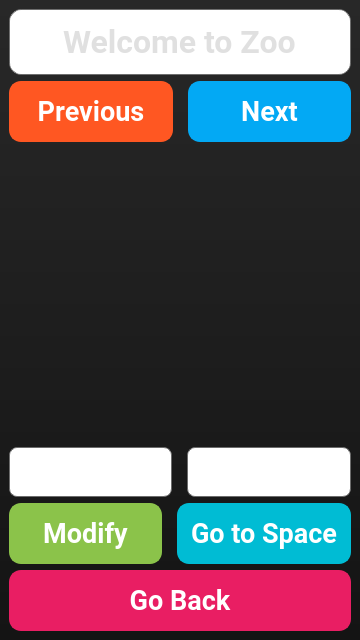
<?xml version="1.0" encoding="UTF-8"?>
<ui version="4.0">
 <class>ZooAreas</class>
 <widget class="QMainWindow" name="ZooAreas">
  <property name="geometry">
   <rect>
    <x>0</x>
    <y>0</y>
    <width>360</width>
    <height>640</height>
   </rect>
  </property>
  <property name="minimumSize">
   <size>
    <width>360</width>
    <height>640</height>
   </size>
  </property>
  <property name="windowTitle">
   <string>Zoo Areas</string>
  </property>
  <property name="styleSheet">
   <string notr="true">#ZooAreas {
background: qlineargradient(spread:pad, x1:0, y1:0, x2:0, y2:1, stop:0 rgba(40, 40, 40, 255), stop:1 rgba(20, 20, 20, 255));
}
</string>
  </property>
  <widget class="QWidget" name="centralwidget">
   <layout class="QVBoxLayout" name="mainLayout">
    <item>
     <widget class="QLineEdit" name="EnterTitle">
      <property name="font">
       <font>
        <family>Roboto</family>
        <pointsize>24</pointsize>
        <bold>true</bold>
       </font>
      </property>
      <property name="styleSheet">
       <string notr="true">QLineEdit {
background: qlineargradient(x1: 0, y1: 0, x2: 0, y2: 1,
                            stop: 0 rgba(50, 50, 50, 255),
                            stop: 1 rgba(30, 30, 30, 255));
color: #E0E0E0;
border-radius: 12px;
border: 1px solid rgba(100, 100, 100, 200);
padding: 12px;
font-weight: bold;
}
</string>
      </property>
      <property name="text">
       <string>Welcome to Zoo</string>
      </property>
      <property name="alignment">
       <set>Qt::AlignmentFlag::AlignCenter</set>
      </property>
      <property name="dragEnabled">
       <bool>false</bool>
      </property>
      <property name="readOnly">
       <bool>true</bool>
      </property>
     </widget>
    </item>
    <item>
     <layout class="QVBoxLayout" name="backButtonLayout">
      <property name="spacing">
       <number>15</number>
      </property>
      <item>
       <layout class="QHBoxLayout" name="buttonLayout">
        <property name="spacing">
         <number>15</number>
        </property>
        <item>
         <widget class="QPushButton" name="Previous">
          <property name="font">
           <font>
            <family>Roboto</family>
            <pointsize>20</pointsize>
            <bold>true</bold>
           </font>
          </property>
          <property name="styleSheet">
           <string notr="true">QPushButton {
background-color: #FF5722;  /* Deep orange */
color: #ffffff;
border-radius: 12px;
border: 2px solid #FF5722;
padding: 12px;
font-weight: bold;
box-shadow: 0 4px 8px rgba(0, 0, 0, 0.2), 0 0 5px rgba(255, 255, 255, 0.2); /* Shadow with border glow */
transition: background-color 0.3s, transform 0.3s, box-shadow 0.3s;
}

QPushButton:hover {
background-color: #E64A19;  /* Darker orange on hover */
transform: scale(1.05);
box-shadow: 0 6px 12px rgba(0, 0, 0, 0.3), 0 0 7px rgba(255, 255, 255, 0.3); /* Enhanced shadow and glow on hover */
}

QPushButton:pressed {
background-color: #D84315;  /* Even darker orange on press */
transform: scale(0.95);
box-shadow: 0 2px 4px rgba(0, 0, 0, 0.2), 0 0 3px rgba(255, 255, 255, 0.2); /* Reduced shadow on press */
}
</string>
          </property>
          <property name="text">
           <string>Previous</string>
          </property>
         </widget>
        </item>
        <item>
         <widget class="QPushButton" name="Next">
          <property name="font">
           <font>
            <family>Roboto</family>
            <pointsize>20</pointsize>
            <bold>true</bold>
           </font>
          </property>
          <property name="styleSheet">
           <string notr="true">QPushButton {
background-color: #03A9F4;  /* Light blue */
color: #ffffff;
border-radius: 12px;
border: 2px solid #03A9F4;
padding: 12px;
font-weight: bold;
box-shadow: 0 4px 8px rgba(0, 0, 0, 0.2), 0 0 5px rgba(255, 255, 255, 0.2); /* Shadow with border glow */
transition: background-color 0.3s, transform 0.3s, box-shadow 0.3s;
}

QPushButton:hover {
background-color: #0288D1;  /* Darker blue on hover */
transform: scale(1.05);
box-shadow: 0 6px 12px rgba(0, 0, 0, 0.3), 0 0 7px rgba(255, 255, 255, 0.3); /* Enhanced shadow and glow on hover */
}

QPushButton:pressed {
background-color: #0277BD;  /* Even darker blue on press */
transform: scale(0.95);
box-shadow: 0 2px 4px rgba(0, 0, 0, 0.2), 0 0 3px rgba(255, 255, 255, 0.2); /* Reduced shadow on press */
}
</string>
          </property>
          <property name="text">
           <string>Next</string>
          </property>
         </widget>
        </item>
       </layout>
      </item>
     </layout>
    </item>
    <item>
     <widget class="QLabel" name="Icon">
      <property name="text">
       <string/>
      </property>
     </widget>
    </item>
    <item>
     <layout class="QHBoxLayout" name="nameSpaceLayout">
      <property name="spacing">
       <number>15</number>
      </property>
      <item>
       <widget class="QLineEdit" name="Name">
        <property name="font">
         <font>
          <family>Roboto</family>
          <pointsize>16</pointsize>
          <bold>true</bold>
         </font>
        </property>
        <property name="styleSheet">
         <string notr="true">QLineEdit {
background: qlineargradient(x1: 0, y1: 0, x2: 0, y2: 1,
                            stop: 0 rgba(60, 60, 60, 255),
                            stop: 1 rgba(40, 40, 40, 255));
color: white;
border-radius: 8px;
border: 1px solid rgba(100, 100, 100, 200);
padding: 10px;
font-weight: bold;
}
</string>
        </property>
        <property name="text">
         <string/>
        </property>
        <property name="alignment">
         <set>Qt::AlignmentFlag::AlignCenter</set>
        </property>
        <property name="readOnly">
         <bool>true</bool>
        </property>
       </widget>
      </item>
      <item>
       <widget class="QLineEdit" name="Space">
        <property name="font">
         <font>
          <family>Roboto</family>
          <pointsize>16</pointsize>
          <bold>true</bold>
         </font>
        </property>
        <property name="styleSheet">
         <string notr="true">QLineEdit {
background: qlineargradient(x1: 0, y1: 0, x2: 0, y2: 1,
                            stop: 0 rgba(60, 60, 60, 255),
                            stop: 1 rgba(40, 40, 40, 255));
color: white;
border-radius: 8px;
border: 1px solid rgba(100, 100, 100, 200);
padding: 10px;
font-weight: bold;
}
</string>
        </property>
        <property name="text">
         <string/>
        </property>
        <property name="alignment">
         <set>Qt::AlignmentFlag::AlignCenter</set>
        </property>
        <property name="readOnly">
         <bool>true</bool>
        </property>
       </widget>
      </item>
     </layout>
    </item>
    <item>
     <layout class="QHBoxLayout" name="actionButtonLayout">
      <property name="spacing">
       <number>15</number>
      </property>
      <item>
       <widget class="QPushButton" name="Modify">
        <property name="font">
         <font>
          <family>Roboto</family>
          <pointsize>20</pointsize>
          <bold>true</bold>
         </font>
        </property>
        <property name="styleSheet">
         <string notr="true">QPushButton {
background-color: #8BC34A;  /* Light green */
color: #ffffff;
border-radius: 12px;
border: 2px solid #8BC34A;
padding: 12px;
font-weight: bold;
box-shadow: 0 4px 8px rgba(0, 0, 0, 0.2), 0 0 5px rgba(255, 255, 255, 0.2); /* Shadow with border glow */
transition: background-color 0.3s, transform 0.3s, box-shadow 0.3s;
}

QPushButton:hover {
background-color: #7CB342;  /* Darker green on hover */
transform: scale(1.05);
box-shadow: 0 6px 12px rgba(0, 0, 0, 0.3), 0 0 7px rgba(255, 255, 255, 0.3); /* Enhanced shadow and glow on hover */
}

QPushButton:pressed {
background-color: #689F38;  /* Even darker green on press */
transform: scale(0.95);
box-shadow: 0 2px 4px rgba(0, 0, 0, 0.2), 0 0 3px rgba(255, 255, 255, 0.2); /* Reduced shadow on press */
}
</string>
        </property>
        <property name="text">
         <string>Modify</string>
        </property>
       </widget>
      </item>
      <item>
       <widget class="QPushButton" name="GoTo">
        <property name="font">
         <font>
          <family>Roboto</family>
          <pointsize>20</pointsize>
          <bold>true</bold>
         </font>
        </property>
        <property name="styleSheet">
         <string notr="true">QPushButton {
background-color: #00BCD4;  /* Cyan */
color: #ffffff;
border-radius: 12px;
border: 2px solid #00BCD4;
padding: 12px;
font-weight: bold;
box-shadow: 0 4px 8px rgba(0, 0, 0, 0.2), 0 0 5px rgba(255, 255, 255, 0.2); /* Shadow with border glow */
transition: background-color 0.3s, transform 0.3s, box-shadow 0.3s;
}

QPushButton:hover {
background-color: #00ACC1;  /* Darker cyan on hover */
transform: scale(1.05);
box-shadow: 0 6px 12px rgba(0, 0, 0, 0.3), 0 0 7px rgba(255, 255, 255, 0.3); /* Enhanced shadow and glow on hover */
}

QPushButton:pressed {
background-color: #00838F;  /* Darker cyan on press */
transform: scale(0.95);
box-shadow: 0 2px 4px rgba(0, 0, 0, 0.2), 0 0 3px rgba(255, 255, 255, 0.2); /* Reduced shadow on press */
}
</string>
        </property>
        <property name="text">
         <string>Go to Space</string>
        </property>
       </widget>
      </item>
     </layout>
    </item>
    <item>
     <widget class="QPushButton" name="GoBack">
      <property name="font">
       <font>
        <family>Roboto</family>
        <pointsize>20</pointsize>
        <bold>true</bold>
       </font>
      </property>
      <property name="styleSheet">
       <string notr="true">QPushButton {
background-color: #E91E63;  /* Deep pink */
color: #ffffff;
border-radius: 12px;
border: 2px solid #E91E63;
padding: 12px;
font-weight: bold;
box-shadow: 0 4px 8px rgba(0, 0, 0, 0.2), 0 0 5px rgba(255, 255, 255, 0.2); /* Shadow with border glow */
transition: background-color 0.3s, transform 0.3s, box-shadow 0.3s;
}

QPushButton:hover {
background-color: #C2185B;  /* Darker pink on hover */
transform: scale(1.05);
box-shadow: 0 6px 12px rgba(0, 0, 0, 0.3), 0 0 7px rgba(255, 255, 255, 0.3); /* Enhanced shadow and glow on hover */
}

QPushButton:pressed {
background-color: #AD1457;  /* Even darker pink on press */
transform: scale(0.95);
box-shadow: 0 2px 4px rgba(0, 0, 0, 0.2), 0 0 3px rgba(255, 255, 255, 0.2); /* Reduced shadow on press */
}
</string>
      </property>
      <property name="text">
       <string>Go Back</string>
      </property>
     </widget>
    </item>
   </layout>
  </widget>
 </widget>
 <connections/>
</ui>
